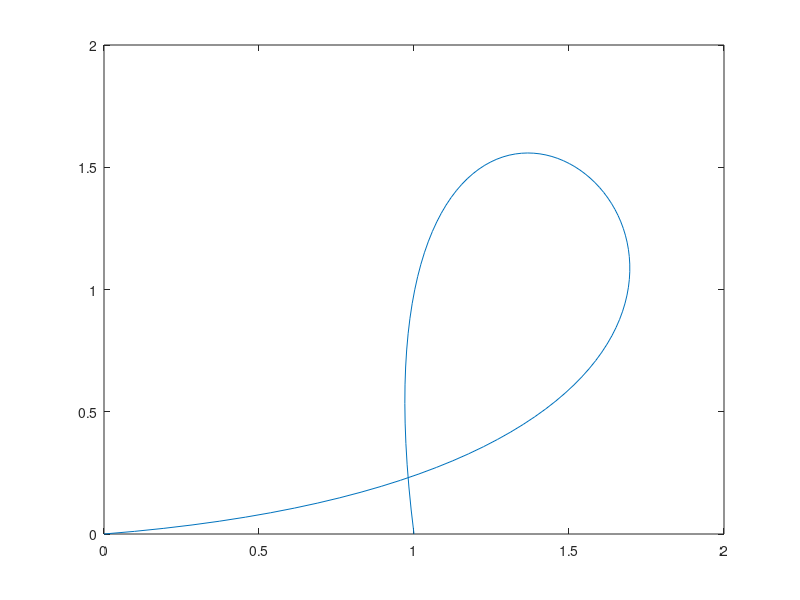

This chart was generated by the following MATLAB code:
clear all;
close all;

t = 0:0.01:1;
%t=0.5;
f1= 1 -3*t.*t +2*t.*t.*t;
f2= 3*t.*t -2.*t.*t.*t;
f3= 1*t -2*t.*t +1*t.*t.*t;
f4= -1*t.*t + 1*t.*t.*t;

%plot(f1);
%hold on;
%plot(f2);
%hold on;
%plot(f3);
%hold on;
%plot(f4);
%hold off;

p0=[0,0];
p1=[1,0];
p2=[10,1];
p3=[1,-10];
func=((p0'.*f1)+(p1'.*f2)+(p2'.*f3)+(p3'.*f4))';
plot(func(:,1),func(:,2));

%create a knot in the curve by changing the points, find the points and the size of the tangent at the point
